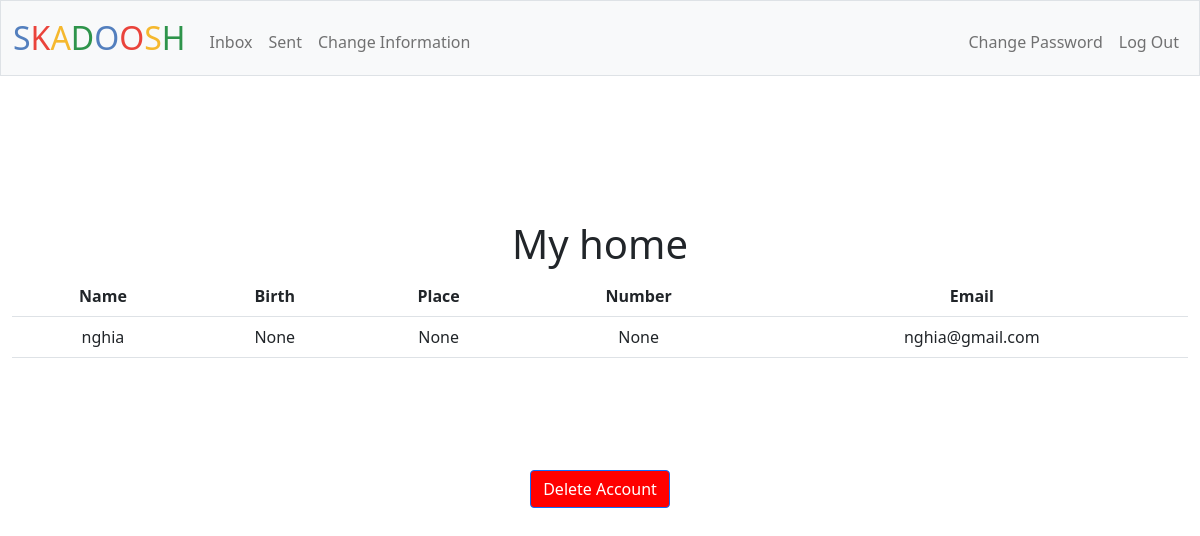
The page / (signed in) on the database its author committed.
### tables this page shows
CREATE TABLE informations (user_id INTEGER NOT NULL, name TEXT NOT NULL, birth TEXT, place TEXT, number TEXT, email TEXT NOT NULL UNIQUE);

### app.py (the view, shortened to what this page needs)
@app.route("/", methods=["GET", "POST"])
@login_required
def index():
    if request.method == "GET":
        user_id = session['user_id']
        rows = db.execute("SELECT * FROM informations WHERE user_id = ?", user_id)
        return render_template("index.html", rows=rows)

### app.py (called while the page is built)
@app.after_request
def after_request(response):
    response.headers["Cache-Control"] = "no-cache, no-store, must-revalidate"
    response.headers["Expires"] = 0
    response.headers["Pragma"] = "no-cache"
    return response

### helpers.py (called while the page is built)
def login_required(f):
    @wraps(f)
    def decorated_function(*args, **kwargs):
        if session.get("user_id") is None:
            return redirect("/login")
        return f(*args, **kwargs)
    return decorated_function

### templates/index.html (shortened to what this page needs)
{% extends "layout.html" %}
{% block main %}
    <h1>My home</h1>
    <table class="table">
        <tr>
            <th scope="col">Name</th>
            <th scope="col">Birth</th>
            <th scope="col">Place</th>
            <th scope="col">Number</th>
            <th scope="col">Email</th>
        </tr>
        {% for row in rows %}
        <tr>
            <td>{{ row.name }}</td>
            <td>{{ row.birth }}</td>
            <td>{{ row.place }}</td>
            <td>{{ row.number }}</td>
            <td>{{ row.email }}</td>
        </tr>
        {% endfor %}
    </table>
{% endblock %}

### rows shown on the page
informations: name "nghia", birth "None", place "None", number "None", email "nghia@gmail.com"
